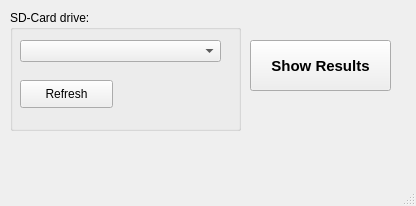
<?xml version="1.0" encoding="UTF-8"?>
<ui version="4.0">
 <class>MainWindow</class>
 <widget class="QMainWindow" name="MainWindow">
  <property name="geometry">
   <rect>
    <x>0</x>
    <y>0</y>
    <width>416</width>
    <height>206</height>
   </rect>
  </property>
  <property name="windowTitle">
   <string>MainWindow</string>
  </property>
  <widget class="QWidget" name="centralwidget">
   <widget class="QGroupBox" name="groupBox">
    <property name="geometry">
     <rect>
      <x>10</x>
      <y>10</y>
      <width>231</width>
      <height>121</height>
     </rect>
    </property>
    <property name="title">
     <string>SD-Card drive:</string>
    </property>
    <widget class="QComboBox" name="avail_drives">
     <property name="geometry">
      <rect>
       <x>10</x>
       <y>30</y>
       <width>201</width>
       <height>22</height>
      </rect>
     </property>
     <property name="placeholderText">
      <string>None</string>
     </property>
    </widget>
    <widget class="QPushButton" name="refresh_button">
     <property name="geometry">
      <rect>
       <x>10</x>
       <y>70</y>
       <width>93</width>
       <height>28</height>
      </rect>
     </property>
     <property name="text">
      <string>Refresh</string>
     </property>
    </widget>
   </widget>
   <widget class="QPushButton" name="show_results_button">
    <property name="geometry">
     <rect>
      <x>250</x>
      <y>40</y>
      <width>141</width>
      <height>51</height>
     </rect>
    </property>
    <property name="font">
     <font>
      <pointsize>11</pointsize>
      <weight>75</weight>
      <bold>true</bold>
     </font>
    </property>
    <property name="text">
     <string>Show Results</string>
    </property>
   </widget>
  </widget>
  <widget class="QMenuBar" name="menubar">
   <property name="geometry">
    <rect>
     <x>0</x>
     <y>0</y>
     <width>416</width>
     <height>25</height>
    </rect>
   </property>
  </widget>
  <widget class="QStatusBar" name="statusbar"/>
 </widget>
 <resources/>
 <connections/>
</ui>
